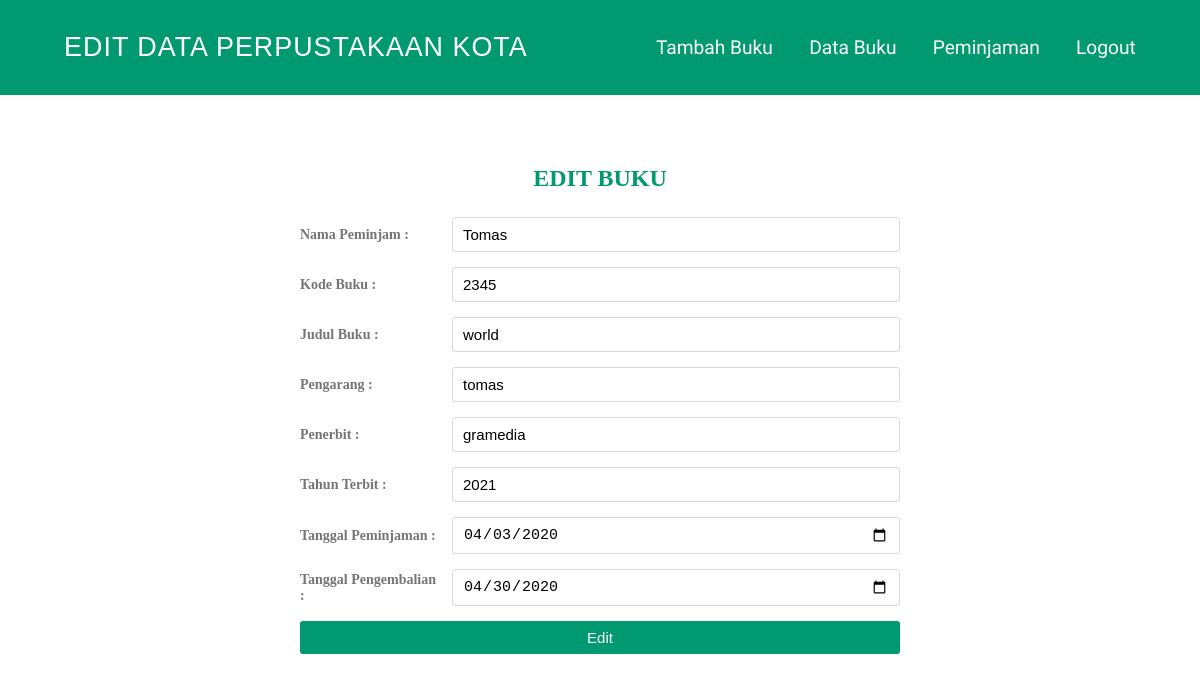
Screenshot of /updatebuku.php?id=20 with the database file from the repository.
### tables this page shows
CREATE TABLE `buku` (
  `id` int(11) NOT NULL,
  `nama` varchar(200) NOT NULL,
  `kodebuku` varchar(100) NOT NULL,
  `judulbuku` varchar(100) NOT NULL,
  `pengarang` varchar(50) NOT NULL,
  `penerbit` varchar(50) NOT NULL,
  `tahunterbit` varchar(50) NOT NULL,
  `tglpinjam` date NOT NULL,
  `tglkembali` date NOT NULL
);

### updatebuku.php (the view, shortened to what this page needs)
<?php
$con = koneksi::connect();
$id= $_GET['id'];
$sql = "SELECT * FROM buku WHERE id='$id'";
$query = $con->prepare($sql);
$query->execute();
$user=$query->fetch();
?>
<!DOCTYPE html>
<html lang="en">
<head>
    <link rel="stylesheet" href="css/styleindexpuswil.css" />
</head>
<body>
    <nav>
        <div class=logo>
            <a href="indexpuswil.php">EDIT DATA PERPUSTAKAAN KOTA</a>
        </div>
        <ul>
            <li><a href="tambahbuku.php">Tambah Buku</a></li>
            <li><a href="databuku.php">Data Buku</a></li>
            <li><a href="peminjaman.php">Peminjaman</a></li>
            <li><a href="logout.php">Logout</a></li>
        </ul>
    </nav>
    <section class="wrapper" id="wrapper">
        <div class="container">
            <form action="update.php?id=<?= $id ?>" method="post">
            <div class="title">
                EDIT BUKU
            </div>
            <div class="form">
                <div class="inputfield">
                    <label>Nama Peminjam :</label>
                    <input type="text" name="nama"  value="<?= $user['nama'] ?>" class="input">
                </div>
                <div class="inputfield">
                    <label>Kode Buku :</label>
                    <input type="text" name="kodebuku"  value="<?= $user['kodebuku']?>" class="input">
                </div>
                <div class="inputfield">
                    <label>Judul Buku :</label>
                    <input type="text" name="judulbuku"  value="<?= $user['judulbuku']?>" class="input">
                </div>
                <div class="inputfield">
                    <label>Pengarang :</label>
                    <input type="text" name="pengarang"  value="<?= $user['pengarang']?>" class="input">
                </div>
                <div class="inputfield">
                    <label>Penerbit :</label>
                    <input type="text" name="penerbit"  value="<?= $user['penerbit']?>" class="input">
                </div>
                <div class="inputfield">
                    <label>Tahun Terbit :</label>
                    <input type="text" name="tahunterbit"  value="<?= $user ['tahunterbit']?>" class="input">
                </div>
                <div class="inputfield">
                    <label>Tanggal Peminjaman :</label>
                    <input type="date" name="tglpinjam"  value="<?= $user ['tglpinjam']?>" class="input">
                </div>
                <div class="inputfield">
                    <label>Tanggal Pengembalian :</label>
                    <input type="date" name="tglkembali"  value="<?= $user ['tglkembali']?>" class="input">
                </div>
                <div class="inputfield">
                    <input type="submit" value="Edit" name="edit" class="btn">
                </div>
            </div>
            </form>
        </div>
    </section>
</body>
</html>

### css/styleindexpuswil.css (style rules this page uses)
* { margin: 0; padding: 0; }
body { overflow-x: hidden; }
nav { display: flex; background-color: #009970; justify-content: space-around; font-family: "Carter One", cursive; font-size: 1.2em; color: #fff; height: 95px; align-items: center; position: fixed; width: 100%; z-index: 1; }
nav .logo { font-family: 'Bree Serif', sans-serif; font-size: 1.4em; letter-spacing: 1px; }
nav .logo a { text-decoration: none; color: #fff; }
nav ul { display: flex; list-style: none; width: 40%; justify-content: space-between; }
nav ul li a { color: #fff; text-decoration: none; }
.wrapper { width: 50vw; height: 80vh; z-index: 0; position: relative; padding: 15px; margin: 0 auto; }
.wrapper .container { padding-top: 150px; }
.wrapper .title { font-size: 24px; font-weight: 700; margin-bottom: 25px; color: #009970; text-transform: uppercase; text-align: center; z-index: -1; }
.wrapper .form .inputfield { margin-bottom: 15px; display: flex; align-items: center; }
.wrapper .form .inputfield label { width: 200px; font-weight: bold; color: #757575; margin-right: 10px; font-size: 14px; }
.wrapper .form .inputfield .input, .wrapper .form .inputfield .textarea { width: 100%; outline: none; border: 1px solid #d5dbd9; font-size: 15px; padding: 8px 10px; border-radius: 3px; transition: all 0.3s ease; }
.wrapper .form .inputfield .btn { width: 100%; padding: 8px 10px; font-size: 15px; border: 0px; background: #009970; color: #fff; cursor: pointer; border-radius: 3px; outline: none; }

### rows the page displays
buku: nama "Tomas", kodebuku "2345", judulbuku "world", pengarang "tomas", penerbit "gramedia", tahunterbit "2021", tglpinjam "04/03/2020", tglkembali "04/30/2020"
